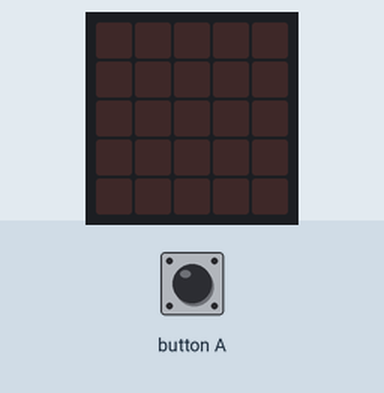
Bench run of a program on a simulated BBC micro:bit (MakeCode). Shown: the board's 5×5 LED display. The test bench sets the inputs (shaded band). Random numbers come from a fixed seed; the 48×5 strip is a reading aid, not a part: it shows the text the display is scrolling, unrolled, one strip-width of it at a time.

Above: at 1.2 s.
1.3 s: button A pressed for 0.15 s
At 2.4 s:
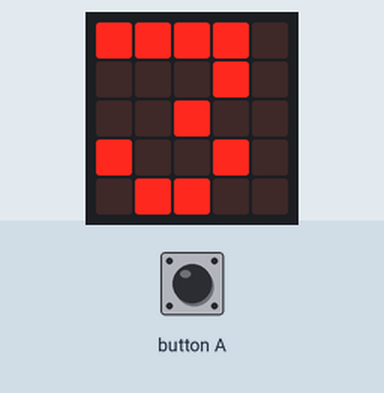
4.4 s: button A pressed for 0.15 s
At 8.9 s:
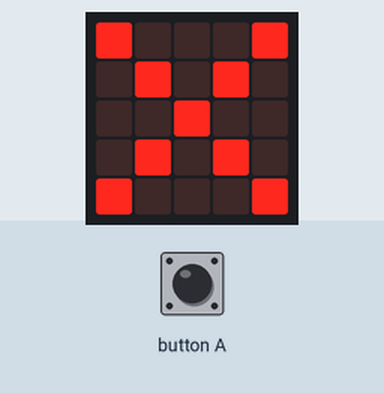
10.5 s: button A pressed for 0.15 s
At 15.5 s:
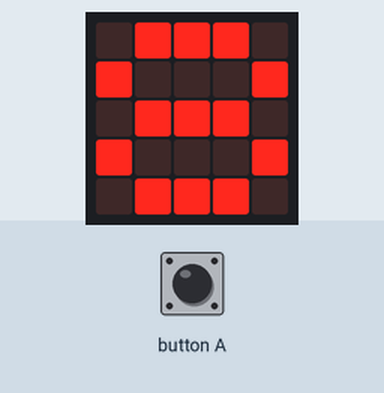
Timing chart, 0 to 17.0 s (numbered marks = the images above; inputs shaded):
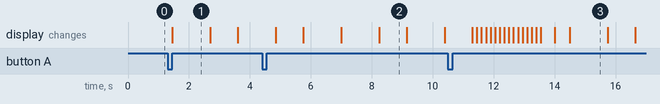

Measured:
- after the input at 1.3 s, the display: changes after 0.15 s (image 1)
- what the display in image 1 shows lasts 1.2 s, from 1.5 s to 2.7 s
- what the display in image 2 shows lasts 0.9 s, from 8.3 s to 9.2 s

The program:

05_Multiplicacion.py
```python
#Practica 5
#Realiza un programa que muestre la multipicacion de dos numeros al
#azar, usando el boyton A, en  el lenguaje Python para Micro:bit.

#creamos dos variables
numero1 = 0
numero2 = 0

def on_button_pressed_a():
    global numero1, numero2
    numero1 = randint(1, 9)
    basic.show_number(numero1)
    basic.pause(500)
    basic.show_leds("""
    # . . . #
    . # . # .
    . . # . .
    . # . # .
    # . . . #
    """)

    basic.pause(500)
    numero2 = randint(1, 9)
    basic.show_number(numero2)
    basic.pause(500)
    basic.show_leds("""
    . . . . .
    # # # # #
    . . . . .
    # # # # #
    . . . . .
    """)

    basic.pause(500)
    basic.show_number(numero1 * numero2)
    basic.pause(500)
    basic.clear_screen()
input.on_button_pressed(Button.A, on_button_pressed_a)
```
